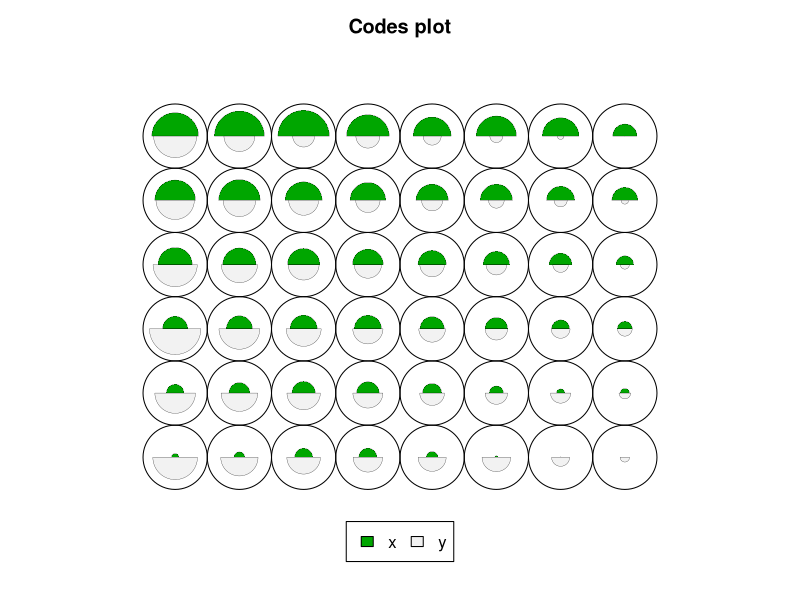

The R source for this figure:
# Load required libraries
library(tidyverse)
library(kohonen)

# Generate sample data
set.seed(123)
data <- data.frame(x = rnorm(1000), y = rnorm(1000))  %>% as.matrix()

# Perform SOM
som.res <- som(data)

# Visualize SOM
plot(som.res)
